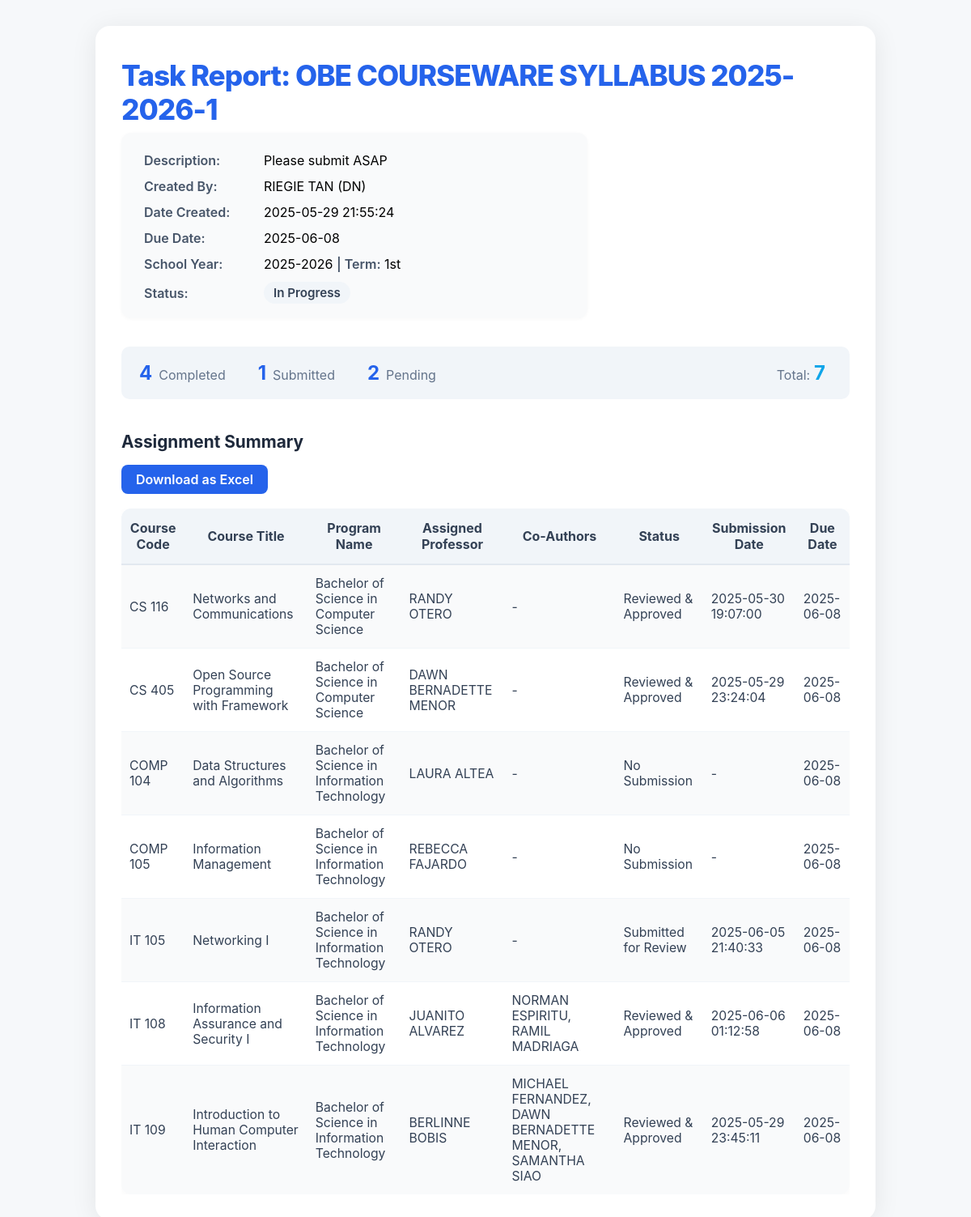
Screenshot of /main/task/generate_task_report.php?task_id=30 (signed in) with the database file from the repository.
### tables this page shows
CREATE TABLE `tasks` (
  `TaskID` int(11) NOT NULL AUTO_INCREMENT,
  `Title` varchar(255) NOT NULL,
  `Description` text DEFAULT NULL,
  `CreatedBy` int(11) DEFAULT NULL,
  `FacultyID` int(11) DEFAULT NULL,
  `DueDate` date DEFAULT NULL,
  `Status` enum('Pending','In Progress','Completed') DEFAULT 'Pending',
  `SchoolYear` varchar(30) NOT NULL,
  `Term` varchar(30) NOT NULL,
  `CreatedAt` datetime DEFAULT current_timestamp(),
  PRIMARY KEY (`TaskID`),
  KEY `CreatedBy` (`CreatedBy`),
  KEY `FacultyID` (`FacultyID`),
  CONSTRAINT `tasks_ibfk_1` FOREIGN KEY (`CreatedBy`) REFERENCES `personnel` (`PersonnelID`),
  CONSTRAINT `tasks_ibfk_2` FOREIGN KEY (`FacultyID`) REFERENCES `faculties` (`FacultyID`)
);

CREATE TABLE `personnel` (
  `PersonnelID` int(11) NOT NULL AUTO_INCREMENT,
  `FirstName` varchar(50) NOT NULL,
  `LastName` varchar(50) NOT NULL,
  `Gender` enum('Male','Female','Other') DEFAULT NULL,
  `Role` varchar(10) DEFAULT NULL,
  `FacultyID` int(11) DEFAULT NULL,
  `AccountID` int(11) DEFAULT NULL,
  PRIMARY KEY (`PersonnelID`),
  KEY `FacultyID` (`FacultyID`),
  KEY `AccountID` (`AccountID`),
  CONSTRAINT `personnel_ibfk_1` FOREIGN KEY (`FacultyID`) REFERENCES `faculties` (`FacultyID`),
  CONSTRAINT `personnel_ibfk_2` FOREIGN KEY (`AccountID`) REFERENCES `accounts` (`AccountID`) ON DELETE SET NULL ON UPDATE CASCADE
);

CREATE TABLE `task_assignments` (
  `TaskAssignmentID` int(11) NOT NULL AUTO_INCREMENT,
  `TaskID` int(11) NOT NULL,
  `ProgramID` int(11) NOT NULL,
  `CourseCode` varchar(10) NOT NULL,
  `FacultyID` int(11) NOT NULL,
  `PersonnelID` int(11) DEFAULT NULL,
  `Status` enum('Pending','Submitted','Completed') DEFAULT 'Pending',
  `ReviewStatus` enum('Not Reviewed','Approved','Rejected') DEFAULT 'Not Reviewed',
  `SubmissionPath` varchar(255) DEFAULT NULL,
  `SubmissionDate` datetime DEFAULT NULL,
  `ApprovedBy` int(11) DEFAULT NULL,
  `ApprovalDate` datetime DEFAULT NULL,
  `RevisionReason` text DEFAULT NULL,
  `CurriculumID` int(11) DEFAULT NULL,
  PRIMARY KEY (`TaskAssignmentID`),
  KEY `fk_task_assignments_tasks` (`TaskID`),
  KEY `fk_task_assignments_program` (`ProgramID`),
  KEY `fk_task_assignments_course` (`CourseCode`),
  KEY `fk_task_assignments_faculty` (`FacultyID`),
  KEY `fk_task_assignments_approver` (`ApprovedBy`),
  KEY `fk_task_assignments_personnel` (`PersonnelID`),
  KEY `fk_task_assignments_curriculum` (`CurriculumID`),
  CONSTRAINT `fk_task_assignments_approver` FOREIGN KEY (`ApprovedBy`) REFERENCES `personnel` (`PersonnelID`) ON DELETE SET NULL,
  CONSTRAINT `fk_task_assignments_course` FOREIGN KEY (`CourseCode`) REFERENCES `courses` (`CourseCode`) ON DELETE CASCADE,
  CONSTRAINT `fk_task_assignments_curriculum` FOREIGN KEY (`CurriculumID`) REFERENCES `curricula` (`id`) ON DELETE SET NULL,
  CONSTRAINT `fk_task_assignments_faculty` FOREIGN KEY (`FacultyID`) REFERENCES `faculties` (`FacultyID`) ON DELETE CASCADE,
  CONSTRAINT `fk_task_assignments_personnel` FOREIGN KEY (`PersonnelID`) REFERENCES `personnel` (`PersonnelID`) ON DELETE SET NULL ON UPDATE CASCADE,
  CONSTRAINT `fk_task_assignments_program` FOREIGN KEY (`ProgramID`) REFERENCES `programs` (`ProgramID`) ON DELETE CASCADE,
  CONSTRAINT `fk_task_assignments_tasks` FOREIGN KEY (`TaskID`) REFERENCES `tasks` (`TaskID`) ON DELETE CASCADE
);

CREATE TABLE `courses` (
  `CourseCode` varchar(10) NOT NULL,
  `Title` varchar(100) DEFAULT NULL,
  PRIMARY KEY (`CourseCode`)
);

CREATE TABLE `programs` (
  `ProgramID` int(11) NOT NULL AUTO_INCREMENT,
  `ProgramCode` varchar(10) NOT NULL,
  `ProgramName` varchar(100) NOT NULL,
  PRIMARY KEY (`ProgramID`)
);

### main/task/generate_task_report.php (the view, shortened to what this page needs)
<?php
$conn = new mysqli("localhost", "root", "", "cms");
$taskId = isset($_GET['task_id']) ? intval($_GET['task_id']) : 0;
$taskSql = "SELECT t.*, CONCAT(p.FirstName, ' ', p.LastName) as CreatorName, p.Role as CreatorRole
            FROM tasks t
            LEFT JOIN personnel p ON t.CreatedBy = p.PersonnelID
            WHERE t.TaskID = ?";
$stmt = $conn->prepare($taskSql);
$stmt->bind_param("i", $taskId);
$stmt->execute();
$taskResult = $stmt->get_result();
$task = $taskResult->fetch_assoc();
$assignments = [];
$assignSql = "SELECT ta.TaskAssignmentID, ta.ProgramID, ta.CourseCode, ta.Status, ta.SubmissionDate, ta.RevisionReason,
                     ta.SubmissionPath, c.Title as CourseTitle, p.ProgramName,
                     CONCAT(per.FirstName, ' ', per.LastName) as AssignedTo,
                     per.Role as ProfessorRole
              FROM task_assignments ta
              JOIN courses c ON ta.CourseCode = c.CourseCode
              JOIN programs p ON ta.ProgramID = p.ProgramID
              LEFT JOIN personnel per ON ta.PersonnelID = per.PersonnelID
              WHERE ta.TaskID = ?
              GROUP BY ta.TaskAssignmentID, ta.ProgramID, ta.CourseCode
              ORDER BY p.ProgramName, ta.CourseCode";
$assignStmt = $conn->prepare($assignSql);
$assignStmt->bind_param("i", $taskId);
$assignStmt->execute();
$assignResult = $assignStmt->get_result();
while ($row = $assignResult->fetch_assoc()) {
    $assignments[] = $row;
}
$processedAssignments = [];
foreach ($assignments as $key => $a) {
    $processedAssignments[$key] = $a;
    if (!empty($a['SubmissionPath'])) {
        $submissionPath = $a['SubmissionPath'];
        $subStmt = $conn->prepare("SELECT SubmissionID FROM submissions WHERE SubmissionPath = ? LIMIT 1");
        $subStmt->bind_param("s", $submissionPath);
        $subStmt->execute();
        $subRes = $subStmt->get_result();
        if ($subRow = $subRes->fetch_assoc()) {
            $submissionID = $subRow['SubmissionID'];
            $coStmt = $conn->prepare("SELECT p.FirstName, p.LastName FROM teammembers tm JOIN personnel p ON tm.MembersID = p.PersonnelID WHERE tm.SubmissionID = ?");
            $coStmt->bind_param("i", $submissionID);
            $coStmt->execute();
            $coRes = $coStmt->get_result();
            $coauthorsList = [];
            while ($coRow = $coRes->fetch_assoc()) {
                $coauthorsList[] = $coRow['FirstName'] . ' ' . $coRow['LastName'];
            }
            $processedAssignments[$key]['CoAuthors'] = $coauthorsList;
        }
    } else {
        $processedAssignments[$key]['CoAuthors'] = [];
    }
}
$assignments = $processedAssignments;
$total = count($assignments);
$completed = 0;
$pending = 0;
$submitted = 0;
foreach ($assignments as $a) {
    if ($a['Status'] === 'Completed') $completed++;
    elseif ($a['Status'] === 'Submitted') $submitted++;
    else $pending++;
}
function statusBadge($status) {
    $map = [
        'Completed' => ['#22c55e', '#dcfce7', '#166534', 'Completed'],
        'Submitted' => ['#3b82f6', '#e0f2fe', '#1e40af', 'Submitted'],
        'Pending'   => ['#f59e0b', '#fef3c7', '#78350f', 'Pending'],
    ];
    $s = $map[$status] ?? ['#64748b', '#f1f5f9', '#334155', $status];
    return "<span style='background:{$s[1]};color:{$s[2]};padding:4px 12px;border-radius:999px;font-size:0.95em;font-weight:600;display:inline-block;'>{$s[3]}</span>";
}
function getAssignmentStatusLabel($status) {
    switch ($status) {
        case 'Pending':
            return 'No Submission';
        case 'Submitted':
            return 'Submitted for Review';
        case 'Completed':
            return 'Reviewed & Approved';
    }
}
?>
<!DOCTYPE html>
<html>
<head>
</head>
<body>
    <div class="report-container">
        <div style="display:flex;align-items:center;justify-content:space-between;">
            <div class="report-title">Task Report: <?= htmlspecialchars($task['Title']) ?></div>
        </div>
        <div class="meta" style="background:#f9fafb;border-radius:12px;padding:24px 28px 18px 28px;box-shadow:0 1px 4px 0 rgba(0,0,0,0.03);margin-bottom:2.2rem;max-width:520px;">
            <div style="display:grid;grid-template-columns:130px 1fr;row-gap:12px;column-gap:18px;align-items:center;">
                <div class="meta-label">Description:</div>
                <div><?= htmlspecialchars($task['Description']) ?></div>
                <div class="meta-label">Created By:</div>
                <div><?= htmlspecialchars($task['CreatorName']) ?> (<?= htmlspecialchars($task['CreatorRole']) ?>)</div>
                <div class="meta-label">Date Created:</div>
                <div><?= htmlspecialchars($task['CreatedAt']) ?></div>
                <div class="meta-label">Due Date:</div>
                <div><?= htmlspecialchars($task['DueDate']) ?></div>
                <div class="meta-label">School Year:</div>
                <div><?= htmlspecialchars($task['SchoolYear']) ?> <span class="meta-label">| Term:</span> <?= htmlspecialchars($task['Term']) ?></div>
                <div class="meta-label">Status:</div>
                <div><?= statusBadge($task['Status']) ?></div>
            </div>
        </div>
        <div class="summary-box">
            <div><span class="summary-metric"><?= $completed ?></span><span class="summary-label">Completed</span></div>
            <div><span class="summary-metric"><?= $submitted ?></span><span class="summary-label">Submitted</span></div>
            <div><span class="summary-metric"><?= $pending ?></span><span class="summary-label">Pending</span></div>
            <div style="margin-left:auto;"><span class="summary-label">Total:</span> <span class="summary-metric" style="color:#0ea5e9;"><?= $total ?></span></div>
        </div>
        <div class="section-title">Assignment Summary</div>
        <a href="generate_task_report.php?task_id=<?= $taskId ?>&export=excel"
           style="display:inline-block;margin-bottom:18px;padding:8px 18px;background:#2563eb;color:#fff;border-radius:8px;font-weight:600;text-decoration:none;"
           download>
           Download as Excel
        </a>
        <div style="overflow-x:auto;">
        <table class="assignment-table">
            <tr>
                <th>Course Code</th>
                <th>Course Title</th>
                <th>Program Name</th>
                <th>Assigned Professor</th>
                <th>Co-Authors</th>
                <th>Status</th>
                <th>Submission Date</th>
                <th>Due Date</th>
            </tr>
            <?php
            foreach ($assignments as $a):
            ?>
            <tr>
                <td><?= htmlspecialchars($a['CourseCode']) ?></td>
                <td><?= htmlspecialchars($a['CourseTitle']) ?></td>
                <td><?= htmlspecialchars($a['ProgramName']) ?></td>
                <td><?= htmlspecialchars($a['AssignedTo']) ?: '<span style="color:red;">Unassigned</span>' ?></td>
                <td><?= !empty($a['CoAuthors']) ? htmlspecialchars(implode(', ', $a['CoAuthors'])) : '-' ?></td>
                <td><?= getAssignmentStatusLabel($a['Status']) ?></td>
                <td><?= $a['SubmissionDate'] ? htmlspecialchars($a['SubmissionDate']) : '-' ?></td>
                <td><?= htmlspecialchars($task['DueDate']) ?></td>
            </tr>
            <?php endforeach; ?>
        </table>
        </div>
    </div>
</body>
</html>

### main/task/generate_task_report.php (style rules this page uses)
body { font-family: 'Inter', 'Segoe UI', Arial, sans-serif; background: #f6f8fa; margin: 0; padding: 0; }
.report-container { background: #fff; max-width: 900px; margin: 32px auto; border-radius: 18px; box-shadow: 0 4px 32px 0 rgba(0,0,0,0.08); padding: 40px 32px 32px 32px; }
.report-title { font-size: 2.2rem; font-weight: 800; color: #2563eb; margin-bottom: 0.5rem; letter-spacing: -1px; }
.section-title { font-size: 1.3rem; font-weight: 700; color: #1e293b; margin-top: 2.5rem; margin-bottom: 1rem; }
.meta { margin-bottom: 1.5rem; }
.meta-label { font-weight: 600; color: #475569; }
.summary-box { background: #f1f5f9; border-radius: 10px; padding: 18px 22px; margin: 1.5rem 0 2.5rem 0; font-size: 1.08rem; color: #334155; display: flex; align-items: center; gap: 2.5rem; }
.summary-metric { font-size: 1.5rem; font-weight: 700; color: #2563eb; margin-right: 0.5rem; }
.summary-label { color: #64748b; font-size: 1rem; }
.assignment-table { width: 100%; border-collapse: separate; border-spacing: 0; background: #fff; border-radius: 12px; overflow: hidden; box-shadow: 0 2px 8px 0 rgba(0,0,0,0.03); }
.assignment-table th { background: #f1f5f9; color: #334155; font-weight: 700; padding: 14px 10px; font-size: 1rem; border-bottom: 2px solid #e2e8f0; }
.assignment-table td { padding: 13px 10px; font-size: 0.98rem; color: #334155; border-bottom: 1px solid #f1f5f9; }
.assignment-table tr:nth-child(even) td { background: #f9fafb; }
.assignment-table tr:last-child td { border-bottom: none; }

### rows the page displays
tasks: Title "OBE COURSEWARE SYLLABUS 2025-2026-1", Description "Please submit ASAP", CreatedBy.Role "DN", CreatedAt "2025-05-29 21:55:24", DueDate "2025-06-08", SchoolYear "2025-2026", Term "1st", Status "In Progress"
task_assignments: CourseCode "CS 116", CourseCode.Title "Networks and Communications", ProgramID.ProgramName "Bachelor of Science in Computer Science", AssignedTo "RANDY OTERO", Status "Reviewed & Approved", SubmissionDate "2025-05-30 19:07:00", TaskID.DueDate "2025-06-08"
task_assignments: CourseCode "CS 405", CourseCode.Title "Open Source Programming with Framework", ProgramID.ProgramName "Bachelor of Science in Computer Science", AssignedTo "DAWN BERNADETTE MENOR", Status "Reviewed & Approved", SubmissionDate "2025-05-29 23:24:04", TaskID.DueDate "2025-06-08"
task_assignments: CourseCode "COMP 104", CourseCode.Title "Data Structures and Algorithms", ProgramID.ProgramName "Bachelor of Science in Information Technology", AssignedTo "LAURA ALTEA", Status "No Submission", TaskID.DueDate "2025-06-08"
task_assignments: CourseCode "COMP 105", CourseCode.Title "Information Management", ProgramID.ProgramName "Bachelor of Science in Information Technology", AssignedTo "REBECCA FAJARDO", Status "No Submission", TaskID.DueDate "2025-06-08"
task_assignments: CourseCode "IT 105", CourseCode.Title "Networking I", ProgramID.ProgramName "Bachelor of Science in Information Technology", AssignedTo "RANDY OTERO", Status "Submitted for Review", SubmissionDate "2025-06-05 21:40:33", TaskID.DueDate "2025-06-08"
task_assignments: CourseCode "IT 108", CourseCode.Title "Information Assurance and Security I", ProgramID.ProgramName "Bachelor of Science in Information Technology", AssignedTo "JUANITO ALVAREZ", CoAuthors "NORMAN ESPIRITU, RAMIL MADRIAGA", Status "Reviewed & Approved", SubmissionDate "2025-06-06 01:12:58", TaskID.DueDate "2025-06-08"
task_assignments: CourseCode "IT 109", CourseCode.Title "Introduction to Human Computer Interaction", ProgramID.ProgramName "Bachelor of Science in Information Technology", AssignedTo "BERLINNE BOBIS", CoAuthors "MICHAEL FERNANDEZ, DAWN BERNADETTE MENOR, SAMANTHA SIAO", Status "Reviewed & Approved", SubmissionDate "2025-05-29 23:45:11", TaskID.DueDate "2025-06-08"

### other values shown
$task['CreatorName'] "RIEGIE TAN"
$completed "4"
$submitted "1"
$pending "2"
$total "7"
